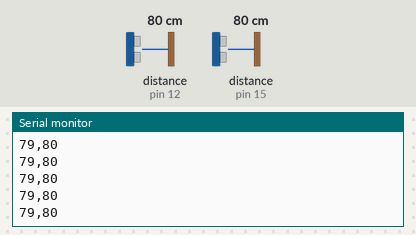
The sketch below on a simulated Arduino Uno, built with avr-gcc and run on an emulated ATmega328P. Parts: the last lines printed to the serial monitor. Wiring (inferred from the names in the program): 2 × ultrasonic range finder: trigger pin 2, echo pin 15 / trigger pin 14, echo pin 12. The inputs (shaded band) are chosen by the test bench; at power-on: distance to the obstacle (sensors on pin 12, pin 15) 80 cm. The echo pulse lasts 58.3 µs per cm.

Above: at 1.2 s.
1.3 s: distance to the obstacle (sensor on pin 12) set to 2 cm
At 1.63 s:
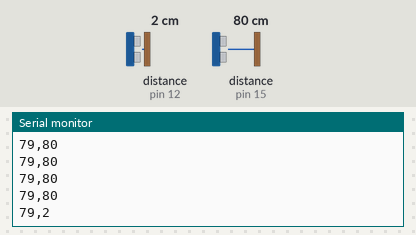
2.8 s: distance to the obstacle (sensor on pin 15) set to 2 cm
At 2.86 s:
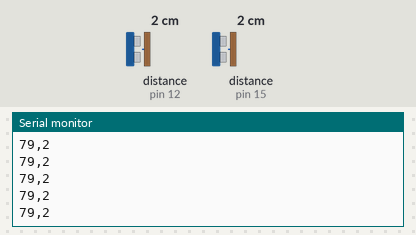
4.3 s: distance to the obstacle (sensor on pin 12) set to 4 cm
At 4.48 s:
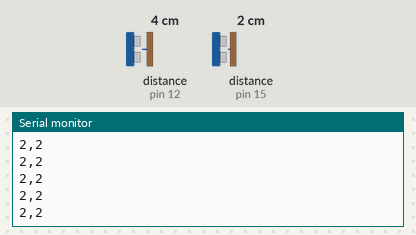
5.8 s: distance to the obstacle (sensor on pin 15) set to 4 cm
At 5.89 s:
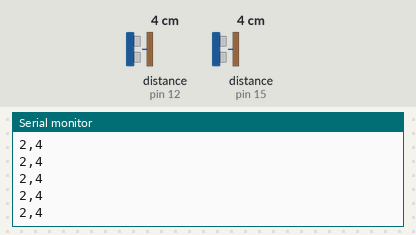
Timing chart, 0 to 8.3 s (numbered marks = the images above; inputs shaded):
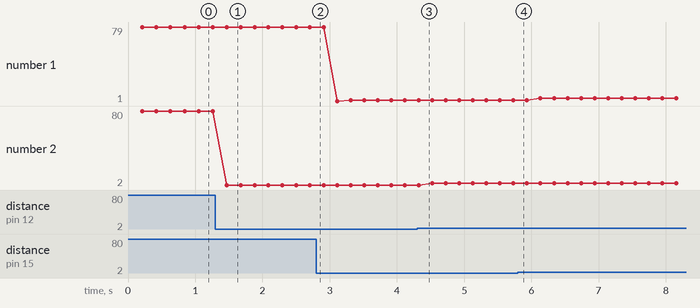

The sketch:

Interactive_Display_Enhancement.ino
```cpp
int trigpin1 = 2;
int echopin1 = 15;
int trigpin2 = 14;
int echopin2 = 12;

int duration1;
long distance1;
int duration2;
long distance2;

void setup() {
pinMode(trigpin1, OUTPUT);
  pinMode(echopin1, INPUT);
  pinMode(trigpin2, OUTPUT);
  pinMode(echopin2, INPUT);

Serial.begin(9600);
}

void loop() {
  digitalWrite(trigpin1, LOW);
    delayMicroseconds(2);

    digitalWrite(trigpin1,HIGH);
    delayMicroseconds(10);
    digitalWrite(trigpin1,LOW);
  duration1 = pulseIn(echopin1, HIGH);
    distance1= (duration1 * 0.0344 / 2);
  delay(100);

   digitalWrite(trigpin2, LOW);
    delayMicroseconds(2);

    digitalWrite(trigpin2,HIGH);
    delayMicroseconds(10);
    digitalWrite(trigpin2,LOW);
  duration2 = pulseIn(echopin2, HIGH);
    distance2= (duration2 * 0.0344 / 2);
    delay(100);

      Serial.print(distance1);
  Serial.print(",");
  Serial.println(distance2);


}
```

Measured:
- after the input at 1.3 s, the serial monitor: prints a new line after 0.17 s (image 1)
- plotted number 2: 80 → 2 after the input at 1.3 s, 2 → 4 after the input at 4.3 s
